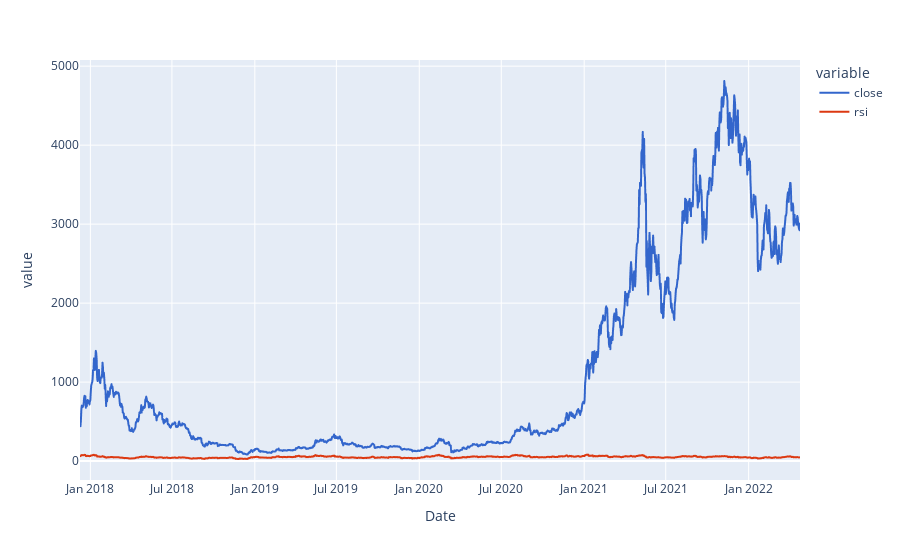

Source (notebook cell):
### Code cell
fig = px.line(eth_rsi, x=eth_rsi.index, y =['close', 'rsi'],  color_discrete_sequence=px.colors.qualitative.G10)
fig

### Figure 1 — Plotly figure (JSON) as saved in the notebook; plotly's stock layout.template omitted (floating-point values rounded to 4 significant figures; data arrays with more than 128 entries replaced by an {"elided": "..."} marker saying what was removed)
{"data": [{"hovertemplate": "variable=close<br>Date=%{x}<br>value=%{y}<extra></extra>", "legendgroup": "close", "line": {"color": "#3366CC", "dash": "solid"}, "mode": "lines", "name": "close", "showlegend": true, "type": "scattergl", "x": {"elided": "1599 str values"}, "xaxis": "x", "y": {"elided": "1599 float values"}, "yaxis": "y"}, {"hovertemplate": "variable=rsi<br>Date=%{x}<br>value=%{y}<extra></extra>", "legendgroup": "rsi", "line": {"color": "#DC3912", "dash": "solid"}, "mode": "lines", "name": "rsi", "showlegend": true, "type": "scattergl", "x": {"elided": "1599 str values"}, "xaxis": "x", "y": {"elided": "1599 float values"}, "yaxis": "y"}], "layout": {"legend": {"title": {"text": "variable"}, "tracegroupgap": 0}, "margin": {"t": 60}, "xaxis": {"anchor": "y", "domain": [0, 1], "title": {"text": "Date"}}, "yaxis": {"anchor": "x", "domain": [0, 1], "title": {"text": "value"}}}}
